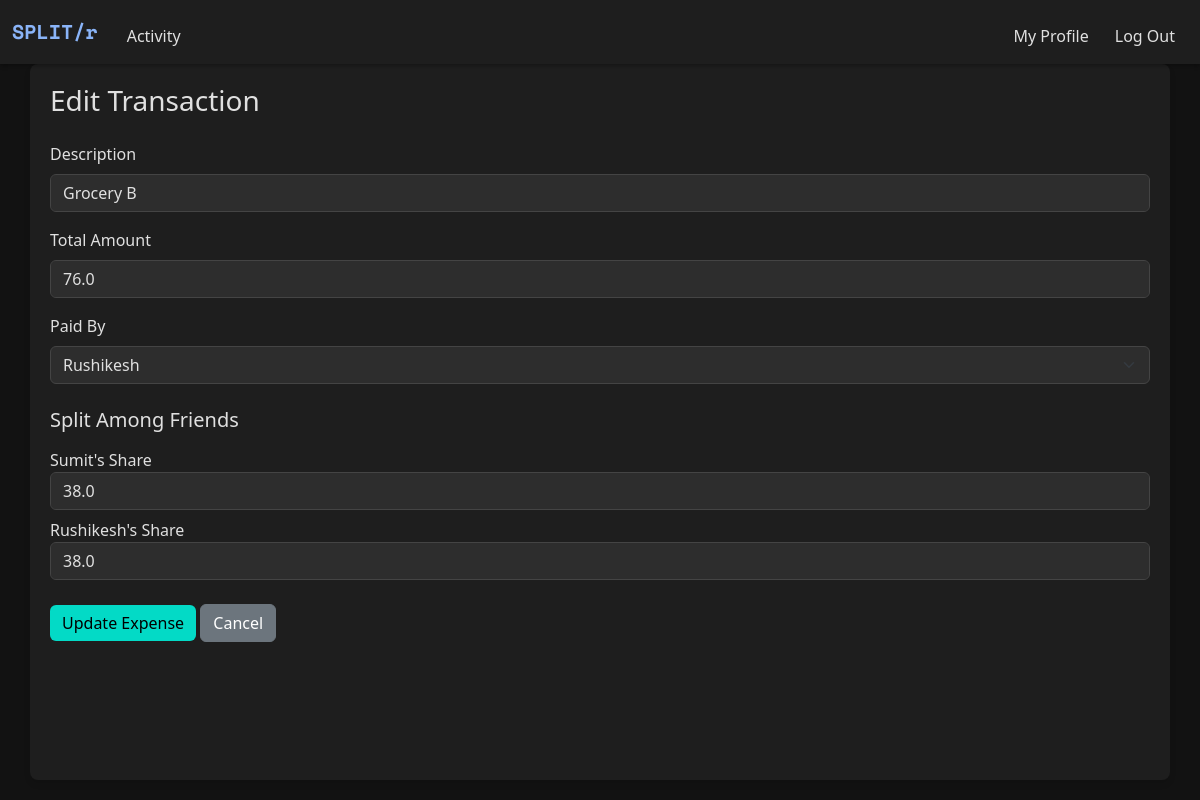
Before: /friend/1/expense/14/edit (signed in) with the older database file.
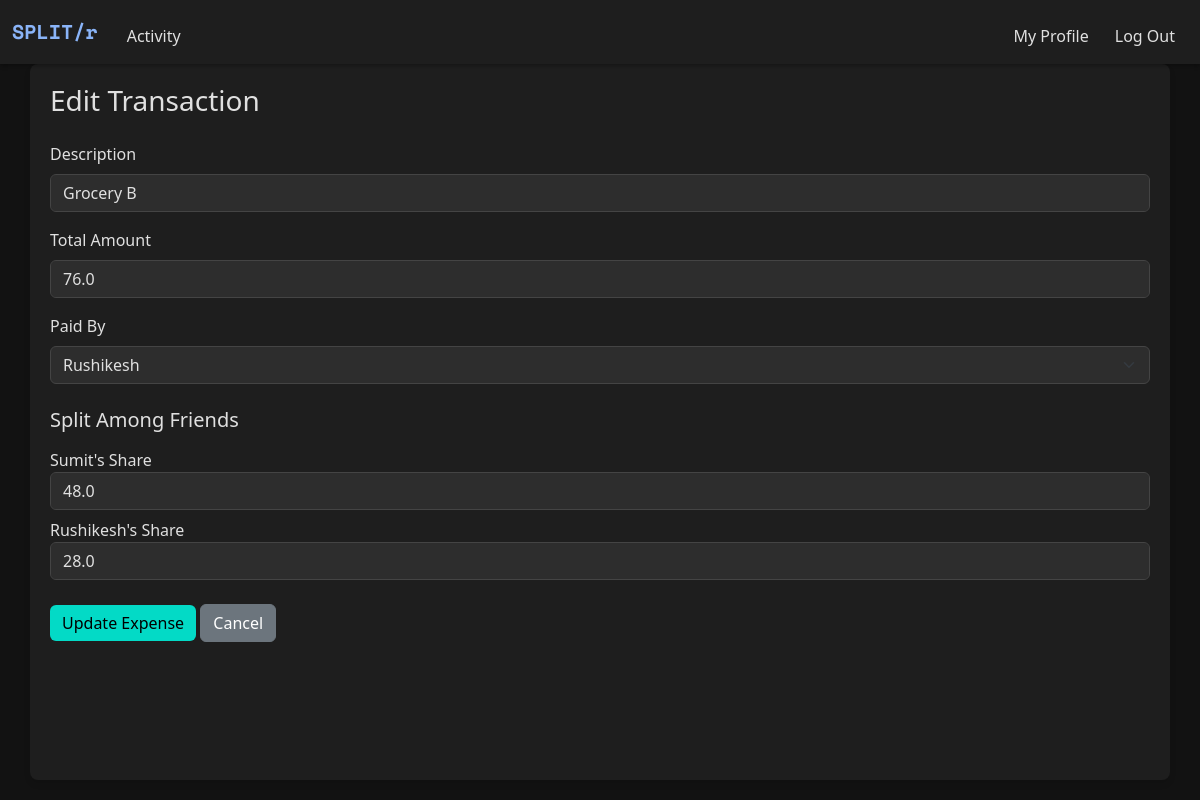
After: the same page with the newer database file.
### models.py (models this page shows)
class ExpenseSplit(db.Model):
    __tablename__ = "expense_split"
    id = db.Column(db.Integer, primary_key=True)
    expense_id = db.Column(db.Integer, db.ForeignKey("expenses.id"))
    user_id = db.Column(db.Integer, db.ForeignKey("users.id"))
    amount = db.Column(db.Float)

### app.py (the view, shortened to what this page needs)
@app.route("/friend/<int:friend_id>/expense/<int:expense_id>/edit",
           methods=["GET", "POST"])
@login_required
def edit_friend_expense(friend_id, expense_id):
    friendship = Friendship.query.get_or_404(friend_id)
    current_user_id = session["user_id"]
    other_user = friendship.other_user(current_user_id)
    users = [db.session.get(User, current_user_id), other_user]
    expense = Expense.query.get_or_404(expense_id)
    involved_user_ids = [split.user_id for split in expense.splits]
    if current_user_id not in involved_user_ids and \
            expense.paid_by_id != current_user_id:
        flash("You don't have access to edit this expense.", "danger")
        return redirect(url_for("friend_page", friend_id=friend_id))
    user_splits = {split.user_id: split.amount for split in expense.splits}
    return render_template(
        "add_personal_expense.html",
        users=users,
        friendship=friendship,
        expense=expense,
        user_splits=user_splits
    )

### helper.py (called while the page is built)
def login_required(f):
    @wraps(f)
    def decorated_function(*args, **kwargs):
        if "user_id" not in session:
            flash("You must be logged in to view this page.", "danger")
            return redirect("/login")
        return f(*args, **kwargs)
    return decorated_function

### models.py (called while the page is built)
    def other_user(self, current_user_id):
        return self.user2 if self.user1_id == current_user_id else self.user1

### templates/add_personal_expense.html (shortened to what this page needs)
{% extends "layout.html" %}
{% block main %}
<div class="container content-container">
  <h3 class="mb-4">{{ 'Edit Transaction' if expense else 'Add Expense' }}</h3>
  <form method="POST">
    <div class="mb-3">
      <label for="description" class="form-label">Description</label>
      <input type="text" class="form-control" name="description"
      value="{{ expense.description if expense else '' }}" required>
    </div>
    <div class="mb-3">
      <label for="amount" class="form-label">Total Amount</label>
      <input type="number" class="form-control" name="amount" id="amount" step="0.01"
      value="{{ expense.amount if expense else '' }}" required>
    </div>
    <div class="mb-3">
      <label for="paid_by" class="form-label">Paid By</label>
      <select class="form-select" name="paid_by" id="paid_by" required>
        {% for user in users %}
          <option value="{{ user.id }}" {% if expense and expense.paid_by_id == user.id %}selected{% endif %}>
            {{ user.name.split(" ")[0] }}
          </option>
        {% endfor %}
      </select>
    </div>
    <h5 class="mt-4 mb-3">Split Among Friends</h5>
    {% for user in users %}
      <div class="mb-2">
        <label>{{ user.name.split(' ')[0] }}'s Share</label>
        <input type="number" step="0.01" name="user_{{ user.id }}"
        value="{{ user_splits.get(user.id, '') if user_splits else '' }}"
        class="form-control split-input" value="0" required>
      </div>
    {% endfor %}
    <button type="submit" class="btn btn-success mt-3">{{ 'Update Expense' if expense else 'Add Expense' }}</button>
    <a href="{{ url_for('friend_page', friendship_id=friendship.id) }}" class="btn btn-secondary mt-3">Cancel</a>
  </form>
</div>
{% endblock %}

Changed rows visible on the page:
removed ExpenseSplit: amount "38.0"
removed ExpenseSplit: amount "38.0"
added ExpenseSplit: amount "48.0"
added ExpenseSplit: amount "28.0"
